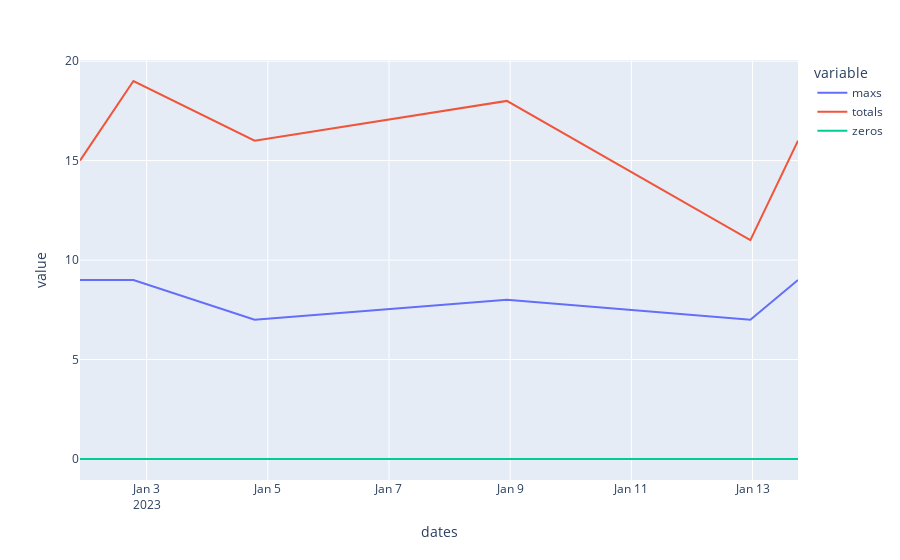

The code cell stored with this chart in its notebook:
### Code cell
px.line(push_up.df, x='dates', y=pull_up.Y_SESSION)

### Figure 1 — Plotly figure (JSON) as saved in the notebook; plotly's stock layout.template omitted (floating-point values rounded to 4 significant figures)
{"data": [{"hovertemplate": "variable=maxs<br>dates=%{x}<br>value=%{y}<extra></extra>", "legendgroup": "maxs", "line": {"color": "#636efa", "dash": "solid"}, "marker": {"symbol": "circle"}, "mode": "lines", "name": "maxs", "orientation": "v", "showlegend": true, "type": "scatter", "x": ["2023-01-01T21:37:00+00:00", "2023-01-02T18:47:00+00:00", "2023-01-04T18:47:00+00:00", "2023-01-08T22:41:00+00:00", "2023-01-12T23:08:00+00:00", "2023-01-13T18:00:00+00:00"], "xaxis": "x", "y": [9, 9, 7, 8, 7, 9], "yaxis": "y"}, {"hovertemplate": "variable=totals<br>dates=%{x}<br>value=%{y}<extra></extra>", "legendgroup": "totals", "line": {"color": "#EF553B", "dash": "solid"}, "marker": {"symbol": "circle"}, "mode": "lines", "name": "totals", "orientation": "v", "showlegend": true, "type": "scatter", "x": ["2023-01-01T21:37:00+00:00", "2023-01-02T18:47:00+00:00", "2023-01-04T18:47:00+00:00", "2023-01-08T22:41:00+00:00", "2023-01-12T23:08:00+00:00", "2023-01-13T18:00:00+00:00"], "xaxis": "x", "y": [15, 19, 16, 18, 11, 16], "yaxis": "y"}, {"hovertemplate": "variable=zeros<br>dates=%{x}<br>value=%{y}<extra></extra>", "legendgroup": "zeros", "line": {"color": "#00cc96", "dash": "solid"}, "marker": {"symbol": "circle"}, "mode": "lines", "name": "zeros", "orientation": "v", "showlegend": true, "type": "scatter", "x": ["2023-01-01T21:37:00+00:00", "2023-01-02T18:47:00+00:00", "2023-01-04T18:47:00+00:00", "2023-01-08T22:41:00+00:00", "2023-01-12T23:08:00+00:00", "2023-01-13T18:00:00+00:00"], "xaxis": "x", "y": [0, 0, 0, 0, 0, 0], "yaxis": "y"}], "layout": {"legend": {"title": {"text": "variable"}, "tracegroupgap": 0}, "margin": {"t": 60}, "xaxis": {"anchor": "y", "domain": [0, 1], "title": {"text": "dates"}}, "yaxis": {"anchor": "x", "domain": [0, 1], "title": {"text": "value"}}}}
